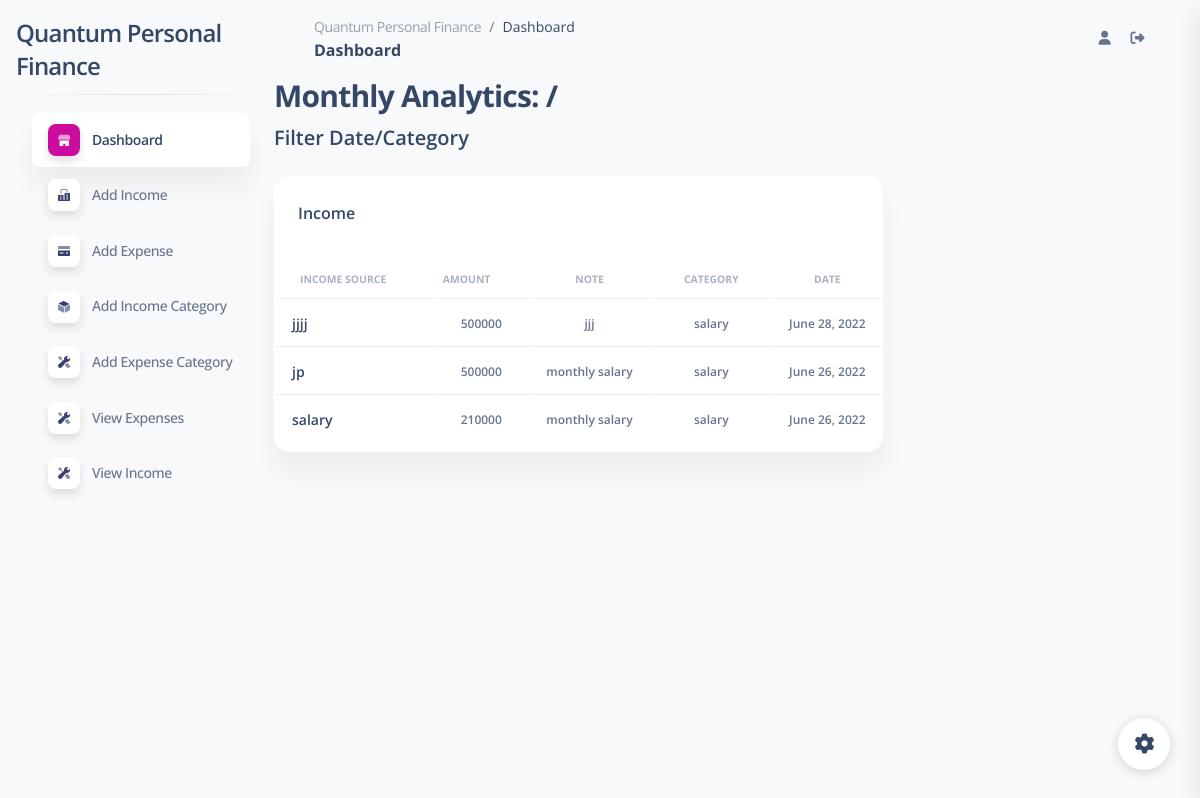
The page /finances/income/sandy/ (signed in) on the database as committed earlier.
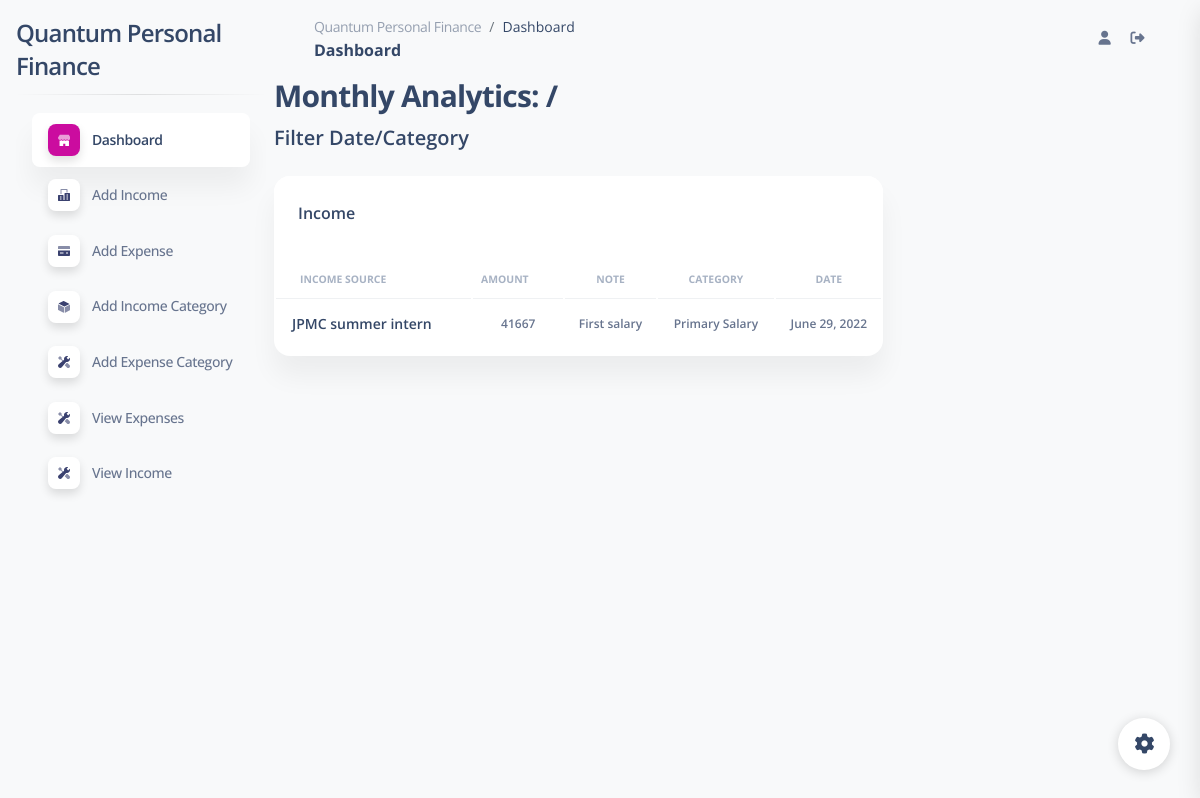
The same page on the database as committed later.
### finances/models.py (models this page shows, shortened)
class Income(models.Model):
    profile = models.ForeignKey(User, on_delete=models.SET_NULL, null=True, related_name='income_user')
    time_stamp = models.DateField()
    source = models.CharField(max_length=250, blank=False)
    amount = models.IntegerField()
    note = models.CharField(max_length=5000)
    category = models.ForeignKey(IncomeCategory, on_delete=models.CASCADE, related_name='income_category')

class IncomeCategory(models.Model):
    profile = models.ForeignKey(User, on_delete=models.SET_NULL, null=True, related_name='income_category_user')
    name = models.CharField(max_length=250, blank=False)
    total_amount = models.IntegerField(null=True)
    def __str__(self):
        return self.name

### finances/views.py (the view)
# urls.py: path('income/<username>/', IncomeView,name="income"),
def IncomeView(request, username=None):
    context ={}
    profile = User.objects.get(username=username)
    context["income_list"] = Income.objects.filter(profile=profile).order_by('-id')
    return render(request, "finances/income_view.html", context)

### templates/finances/income_view.html (shortened to what this page needs)
{% extends "../base.html" %}
{% block content %}
      {% if user.is_authenticated %}
      <h3>Monthly Analytics: {{ month }}/{{ year }}</h3>
      <h5>Filter Date/Category</h5>
      <div class="row my-4">
        <div class="col-lg-8 col-md-6 mb-md-0 mb-4">
          <div class="card">
            <div class="card-header pb-0">
              <div class="row">
                <div class="col-lg-6 col-7">
                  <h6>Income</h6>
                </div>
              </div>
            </div>
            <div class="card-body px-0 pb-2">
              <div class="table-responsive">
                <table class="table align-items-center mb-0 center">
                  <thead>
                    <tr>
                      <th class="text-uppercase text-secondary text-xxs font-weight-bolder opacity-7">Income Source</th>
                      <th class="text-uppercase text-secondary text-xxs font-weight-bolder opacity-7 ps-2">Amount</th>
                      <th class="text-center text-uppercase text-secondary text-xxs font-weight-bolder opacity-7">Note</th>
                      <th class="text-center text-uppercase text-secondary text-xxs font-weight-bolder opacity-7">Category</th>
                      <th class="text-center text-uppercase text-secondary text-xxs font-weight-bolder opacity-7">Date</th>
                    </tr>
                  </thead>
                  <tbody>
                    {% for income in income_list %}
                    <tr>
                      <td>
                        <div class="d-flex px-2 py-1">
                          <div class="d-flex flex-column justify-content-center">
                            <h6 class="mb-0 text-sm">{{ income.source }}</h6>
                          </div>
                        </div>
                      </td>
                      <td class="align-middle text-center text-sm">
                        <span class="text-xs font-weight-bold"> {{ income.amount }} </span>
                      </td>
                      <td class="align-middle text-center text-sm">
                        <span class="text-xs font-weight-bold"> {{ income.note }} </span>
                      </td>
                      <td class="align-middle text-center text-sm">
                        <span class="text-xs font-weight-bold"> {{ income.category }} </span>
                      </td>
                      <td class="align-middle text-center text-sm">
                        <span class="text-xs font-weight-bold"> {{ income.time_stamp }} </span>
                      </td>
                    </tr>
                    {% endfor %}
                  </tbody>
                </table>
              </div>
            </div>
          </div>
        </div>
    <br>
    {% endif %}
  </div>
  {% endblock %}

### templates/base.html (shortened to what this page needs)
{% load static %}
{% if user.is_authenticated %}
<!DOCTYPE html>
<html lang="en">
<head>
  <link href="{% static 'file/assets/css/nucleo-icons.css' %}" rel="stylesheet" />
  <link href="{% static 'file/assets/css/nucleo-svg.css' %}" rel="stylesheet" />
  <link href="{% static 'file/assets/css/nucleo-svg.css' %}" rel="stylesheet" />
  <link id="pagestyle" href="{% static 'file/assets/css/soft-ui-dashboard.css' %}" rel="stylesheet" />
  <link rel="stylesheet" href="https://cdnjs.cloudflare.com/ajax/libs/Chart.js/2.8.0/Chart.min.css" />
</head>
<body class="g-sidenav-show  bg-gray-100">
  <aside class="sidenav navbar navbar-vertical navbar-expand-xs border-0 border-radius-xl my-3 fixed-start ms-3 " id="sidenav-main">
    <div class="sidenav-header">
      <h4>Quantum Personal Finance</h4>
    </div>
    <hr class="horizontal dark mt-0">
    <div class="collapse navbar-collapse  w-auto " id="sidenav-collapse-main">
      <ul class="navbar-nav">
        <li class="nav-item">
          <a class="nav-link  active" href="{% url 'finances:dashboard' user.username %}">
            <div class="icon icon-shape icon-sm shadow border-radius-md bg-white text-center me-2 d-flex align-items-center justify-content-center">
            </div>
            <span class="nav-link-text ms-1">Dashboard</span>
          </a>
        </li>
        <li class="nav-item">
          <a class="nav-link " href="{% url 'finances:add-income' user.username %}">
            <div class="icon icon-shape icon-sm shadow border-radius-md bg-white text-center me-2 d-flex align-items-center justify-content-center">
            </div>
            <span class="nav-link-text ms-1">Add Income</span>
          </a>
        </li>
        <li class="nav-item">
          <a class="nav-link  " href="{% url 'finances:add-expense' user.username %}">
            <div class="icon icon-shape icon-sm shadow border-radius-md bg-white text-center me-2 d-flex align-items-center justify-content-center">
            </div>
            <span class="nav-link-text ms-1">Add Expense</span>
          </a>
        </li>
        <li class="nav-item">
          <a class="nav-link  " href="{% url 'finances:add-income-category' user.username %}">
            <div class="icon icon-shape icon-sm shadow border-radius-md bg-white text-center me-2 d-flex align-items-center justify-content-center">
            </div>
            <span class="nav-link-text ms-1">Add Income Category</span>
          </a>
        </li>
        <li class="nav-item">
          <a class="nav-link  " href="{% url 'finances:add-expense-category' user.username %}">
            <div class="icon icon-shape icon-sm shadow border-radius-md bg-white text-center me-2 d-flex align-items-center justify-content-center">
            </div>
            <span class="nav-link-text ms-1">Add Expense Category</span>
          </a>
        </li>
        <li class="nav-item">
          <a class="nav-link  " href="{% url 'finances:expense' user.username %}">
            <div class="icon icon-shape icon-sm shadow border-radius-md bg-white text-center me-2 d-flex align-items-center justify-content-center">
            </div>
            <span class="nav-link-text ms-1">View Expenses</span>
          </a>
        </li>
        <li class="nav-item">
          <a class="nav-link  " href="{% url 'finances:income' user.username %}">
            <div class="icon icon-shape icon-sm shadow border-radius-md bg-white text-center me-2 d-flex align-items-center justify-content-center">
            </div>
            <span class="nav-link-text ms-1">View Income</span>
          </a>
        </li>
      </ul>
    </div>
  </aside>
  <main class="main-content position-relative max-height-vh-100 h-100 border-radius-lg ">
    <nav class="navbar navbar-main navbar-expand-lg px-0 mx-4 shadow-none border-radius-xl" id="navbarBlur" navbar-scroll="true">
      <div class="container-fluid py-1 px-3">
        <nav aria-label="breadcrumb">
          <ol class="breadcrumb bg-transparent mb-0 pb-0 pt-1 px-0 me-sm-6 me-5">
            <li class="breadcrumb-item text-sm"><a class="opacity-5 text-dark" href="javascript:;">Quantum Personal Finance</a></li>
            <li class="breadcrumb-item text-sm text-dark active" aria-current="page">Dashboard</li>
          </ol>
          <h6 class="font-weight-bolder mb-0">Dashboard</h6>
        </nav>
         <div class="collapse navbar-collapse mt-sm-0 mt-2 me-md-0 me-sm-4" id="navbar">
          <ul class="navbar-nav  justify-content-end">
            <li class="nav-item d-flex align-items-center">
              <a href="javascript:;" class="nav-link text-body font-weight-bold px-0">
                <i class="fa fa-user me-sm-1"></i>
              </a>
            </li>
            <li class="nav-item px-3 d-flex align-items-center">
              <a class="nav-link text-body p-0" href="{% url 'authenticate:logout' %}">
                <i class="fa fa-sign-out fixed-plugin-button-nav cursor-pointer"></i>
              </a>
            </li>
          </ul>
        </div>
      </div>
    </nav>
    {% block content %}{% endblock %}
    <div class="fixed-plugin">
        <a class="fixed-plugin-button text-dark position-fixed px-3 py-2">
          <i class="fa fa-cog py-2"> </i>
        </a>
      </div>
    </body>
    </html>
{% endif %}
</body>
</html>

### static/file/assets/css/nucleo-svg.css (style rules this page uses)
.icon { display: inline-block; color: #111111; height: 1em; width: 1em; }
.icon-sm { height: 0.8em; width: 0.8em; }
.icon { fill: currentColor; stroke: none; }

Rows that differ between the two databases and show on the page:
removed Income: source "jjjj", amount "500000", note "jjj", category "salary", time_stamp "June 28, 2022"
removed Income: source "jp", amount "500000", note "monthly salary", category "salary", time_stamp "June 26, 2022"
changed Income: source "salary" → "JPMC summer intern"; amount "210000" → "41667"; note "monthly salary" → "First salary"; category "salary" → "Primary Salary"; time_stamp "June 26, 2022" → "June 29, 2022"
